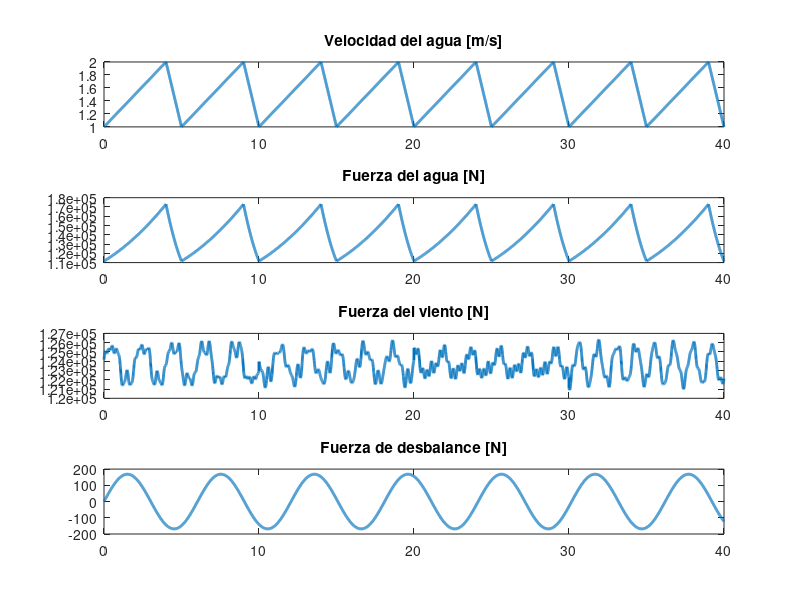
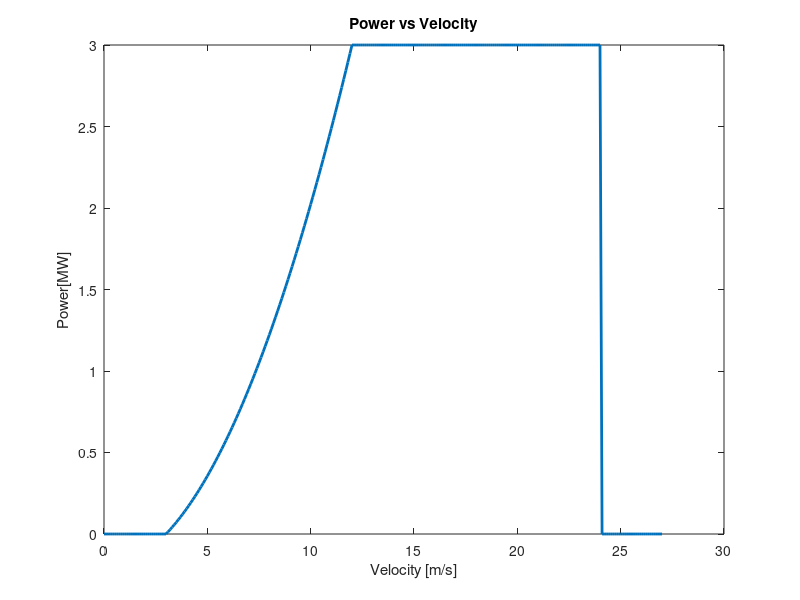
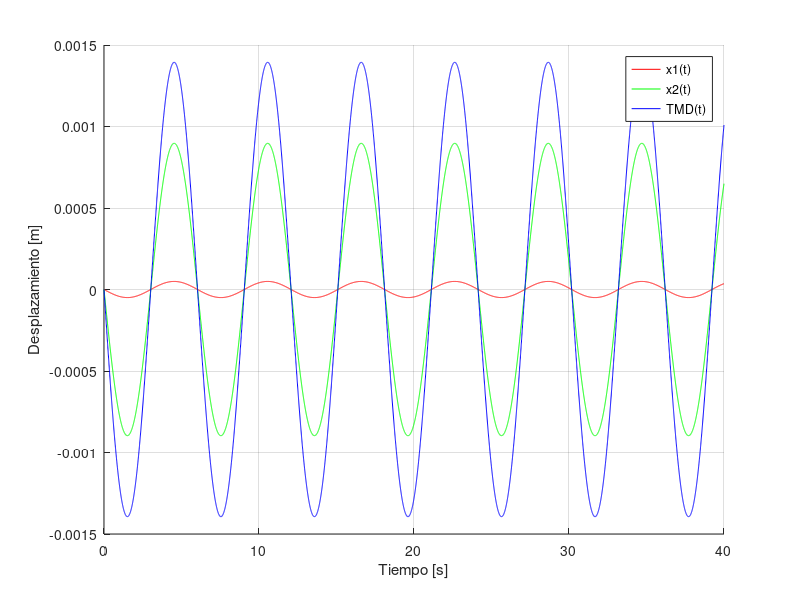
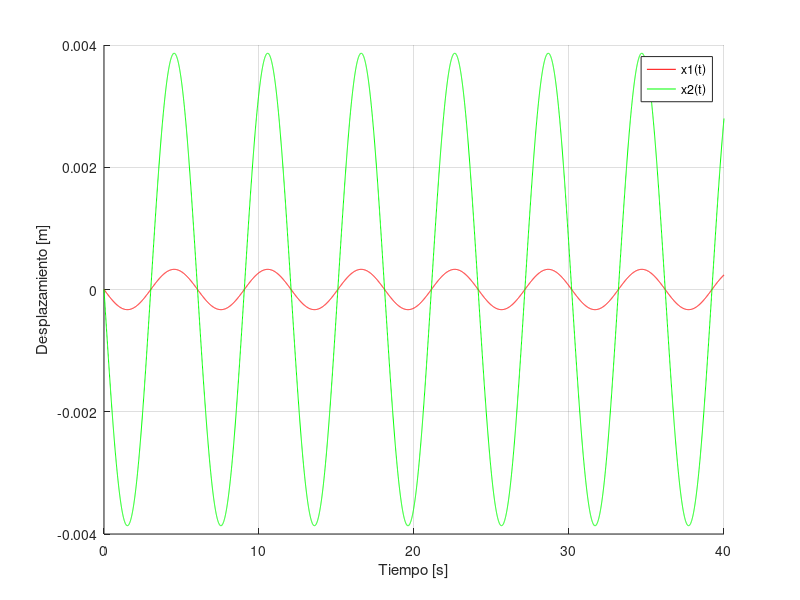

Write the MATLAB code that produced these figures, in order. (Note: this script raises an error after producing the figures.)
function main;clc;close all; g = true; % graph flag

    if g; vel_power() ; end %#ok<UNRCH>

    
    dt = 0.005; % time step
    t=0:dt:40; % time vector
    
    %% DEFINICIÓN DE PARÁMETROS DEL SISTEMA
    m1=62000; %% Masa 1
    m2=93000; %% Masa 2
    m3=0.03*(m1+m2); %% Masa TMD

    z=[0.015;0.015;0.05];

    k1=2e8; %% Rigidez 1
    k2=9e6; %% Rigidez 2
    k3=(9.4)^2*m3; %% Rigidez 3

    M= [m1 0 0;
        0 m2 0;
        0 0 m3] %% Matriz de masa

    K=[k1+k2 -k2 0;
        -k2   k2+k3 -k3;
        0 -k3 k3] %% Matriz de Rigidez

    xINI=[0;0;0];
    dxINI=[0;0;0];

    %% ENCUENTRO AUTOVECTORES Y AUTOVALORES
    [V,lambda]=eig(K,M); %el X que me larga ya esta normalizado de modo q X'*m*X=I

    wn=diag(sqrt(lambda));
    wd=wn.*sqrt(1-z.^2);
    

    %% DEFINO LA VELOCIDAD Y LA CARGA DEL AGUA
    FW=agua(t,g);
    
    %% DEFINO LA VELOCIDAD DEL VIENTO Y PARAMETROS DEL VIENTO
    vel_viento=8.33;    ; %% Velocidad del viento [m/s]
    Fv = viento(t,dt,vel_viento,g);
   
    %% DEFINO PARAMETROS Y FUERZA DE DESBALANCE

    Fd = desbalance(t,vel_viento,g);

    %% EJECUTO EL SISTEMA

    ejecutar(FW,Fv,Fd,t,dt);

end

function vel_power %#ok<DEFNU> % Power vs Velocity
    vel = 0:0.1:27; % velocity vector
    power = zeros(1, length(vel)); % power vector
    v_cin = 3;
    v_rat = 12;
    v_cou = 24;
    p_r = 3;

    q =  p_r*((vel.^2-v_cin^2)/(v_rat^2-v_cin^2));
    
    % set power values based on velocity
    power(vel <= v_cin) = 0;
    power(vel > v_cin & vel <= v_rat) = q(vel > v_cin & vel <= v_rat);
    power(vel > v_rat & vel <= v_cou) = p_r;
    power(vel > v_cou) = 0;
    
    % plot power vs velocity
    figure(2);
    plot(vel, power, 'LineWidth', 2);
    xlabel('Velocity [m/s]');
    ylabel('Power[MW]');
    % legend('Power vs Velocity');
    title('Power vs Velocity');
end

function FW=agua(t,graph) %% Función que devuelve la velocidad y la fuerza del agua en función del tiempo	
    %% DEFINO LA VELOCIDAD Y LA CARGA DEL AGUA

    Twa = 5; %% Periodo del oleaje
    VAmax = 2; %% Velocidad máxima del agua
    Cd = 0.7; %% Coeficiente de arrastre
    RoW = 1000; %% Densidad del agua
    Ainmersa = 14 * 4.176; %% Área a considerar, h sobre agua 14m y diametro 4.176m

    VAt = zeros(1, length(t)); %% Vector agua
    for i = 1:length(t)

        tmod = mod(t(i), Twa); % llevo el valor sub i de t a un valor dentro del periodo (entre 0 y Tp)
        VAt(i) = (tmod >= 0) .* (tmod <= Twa * 4 / 5) .* (((VAmax / 2) / (Twa * 4 / 5)) * tmod + VAmax / 2) + (tmod > Twa * 4 / 5) .* (tmod <= Twa) .* (-VAmax / 2 * tmod + 6);
    end


    FW = (0.5 * RoW * Cd * Ainmersa .* VAt.^2 + 91120);
    

    if graph
        figure(1);
        subplot(4,1,1)
        plot(t,VAt,'LineWidth',2)
        title('Velocidad del agua [m/s]')

        subplot(4,1,2)
        plot(t,FW,'LineWidth',2)
        title('Fuerza del agua [N]')
    end
end

function Fviento=viento(t,dt,V_viento,graph) %% Función que devuelve la fuerza del viento en función del tiempo
    
    % Agregar el calculo de la fuerza del viento en función del viento
    % frecviento=1;
    % Aviento=2000;
    % for i=1:length(t)
    %    Fviento(i,1)=(100000);%+Aviento*sin(2*pi*frecviento*t(i))).*(1-exp(-t(i)/5));
    % end
    Cd=0.7;
    P_aire=1.203;
    D=4.176;
    A_mastil=(84-14)*D;
    R=56;

    Fv_mastil=(1/2)*Cd*P_aire*A_mastil*V_viento^2; 

    TSR=7;
    Fv_aspas=(1/2)*0.7*0.4*(pi*R^2)*1.203*V_viento^2;

    % Fviento=Fv_mastil + Fv_aspas 


    Avientob=Fv_mastil + Fv_aspas

    Aviento=2000;%*rand();
    frecViento=0.5;%rand();

    %Fviento = 100000 * ones(1, length(t));

    % Agrego variacion al viento
    cuarto = round(length(t)/4);
    for i=1:cuarto
        Fviento(i)=Avientob+Aviento*sin(2*pi*frecViento*t(i))+Aviento/3*sin(3*2*pi*frecViento*t(i))+Aviento/4*cos(4.1*2*pi*frecViento*t(i))+Aviento/8.2*sin(8.34*2*pi*frecViento*t(i)); %#ok<AGROW>
    end
    for i=cuarto+1:cuarto*2
        Fviento(i)=Avientob+Aviento/1.2*sin(1.1*2*pi*frecViento*t(i))+Aviento/3.23*sin(4.21*2*pi*frecViento*t(i))+Aviento/5.23*cos(6.23*2*pi*frecViento*t(i))+Aviento/8.26*sin(5.32*2*pi*frecViento*t(i));
    end
    for i=cuarto*2+1:cuarto*3
        Fviento(i)=Avientob+Aviento/1.77*cos(1.1*2*pi*frecViento*t(i))+Aviento/3.91*sin(2.21*2*pi*frecViento*t(i))+Aviento/3.678*cos(7.1*2*pi*frecViento*t(i))+Aviento/9.4*sin(4.375*2*pi*frecViento*t(i));
    end
    for i=cuarto*3+1:length(t)
        Fviento(i)=Avientob+Aviento/0.992*cos(1.632*2*pi*frecViento*t(i))+Aviento/5.13*sin(4.581*2*pi*frecViento*t(i))+Aviento/6.8*sin(7.1*2*pi*frecViento*t(i))+Aviento/9.4*sin(4.65*2*pi*frecViento*t(i));
    end

    % for i=1:length(t)
    %     if mod(i, round(20/dt)) == 0
    %         frecViento =0.5*rand();
    %     elseif i==1
    %         frecViento =0.5*rand();
    %     end
    %     Fviento(i)=Avientob+Aviento*sin(2*pi*frecViento*t(i))+Aviento/3*sin(3*2*pi*frecViento*t(i))+Aviento/4*cos(6.1*2*pi*frecViento*t(i))+Aviento/8.2*sin(7.9*2*pi*frecViento*t(i)); %#ok<AGROW>
    % end

    if graph
        figure(1);
        subplot(4,1,3)
        plot(t,Fviento,'LineWidth',2)
        title('Fuerza del viento [N]')
    end
end

function Fdesb=desbalance(t,V_viento,graph) %% Función que devuelve la fuerza de desbalance en función del tiempo

    R = 56;
    Uper=155.7;
    TSR=7;
    wRotor=(TSR/R)*V_viento;
    F0Desbalance=Uper*wRotor^2;
    Fdesb=F0Desbalance.*sin(wRotor*t);

    if graph
        figure(1);
        subplot(4,1,4)
        plot(t,Fdesb,'LineWidth',2)
        title('Fuerza de desbalance [N]')
    end

end

function Py=Fuerza_externa_y(t,x0,Fd) %% Función que devuelve la fuerza externa en función del tiempo
    Py=zeros(length(x0),length(t)); % fuerza externa en el tiempo
    Py(2,:) = Fd; 
end

function Px=Fuerza_externa_x(t,x0,Fa,Fv) %% Función que devuelve la fuerza externa en función del tiempo
    Px=zeros(length(x0),length(t)); % fuerza externa en el tiempo
    Px(1,:) = Fa;
    Px(2,:) = Fv;
end

function X = Fact_Magnificacion_Dinam(M,K,wn,wd,P,X,t)
    % Transformar fuerzas a coordenadas modales
    Mmodal=round(X'*M*X); %M modal
    Kmodal=round(X'*K*X); %K modal
    Fmodal = X' * P;

    % Respuesta permanente modal
    Y_perm = zeros(length(wn), length(t));
    for i = 1:length(wn)
        for j = 1:length(t)
            Y_perm(i,j) = (1/(Kmodal(i,i) - Mmodal(i,i) * wd(i)^2)) * Fmodal(i,j);
        end
    end

    % Paso de coordenadas modales a geométricas
    X = X * Y_perm;

end

function X = Transformada_De_Fourier(M,K,t,P,dt,V,wn,z)
    Mmodal = round(V' * M * V); % M modal
    Kmodal = round(V' * K * V); % K modal
    Cmodal = 2*z.*wn.*eye(size(Mmodal)); % C modal

    % Transformar fuerzas a coordenadas modales
    Fmodal = V' * P;

    % Frecuencias de Fourier
    omega = 2 * pi * (0:(length(t)-1)) / (length(t) * dt);

    % Función de transferencia H(iw)
    H = zeros(size(Mmodal, 1), length(omega));
    for i = 1:length(omega)
        H(:, i) = diag(((-omega(i)^2 * Mmodal + 1i * omega(i) * Cmodal + Kmodal) \ eye(size(Mmodal))));
    end

    % Respuesta en frecuencia
    Y_freq = H .* fft(Fmodal, [], 2);

    % Transformar de vuelta al dominio del tiempo
    Y_perm = ifft(Y_freq, [], 2, 'symmetric');

    % Transformar respuesta permanente a coordenadas físicas
    X = V * Y_perm;

end

function x = Respuesta_Transitoria( M,zitta,V,wn, x0, dx0, t)

    % Paso de coordenadas del espacio fisico al espacio modal
    y0 = V'*M*x0; % desplazamiento inicial en el espacio modal
    dy0 = V'*M*dx0; % velocidad inicial en el espacio modal
    
    % C_modal = V'*C*V; % matriz de amortiguamiento modal [kips.sec/in]

    % zitta = diag(C_modal)./(2*wn); % relacion de amortiguamiento

    wd = wn.*sqrt(1-zitta.^2); % Frecuencia de amortiguamiento [rad/s]
    e = exp(1); 

    Y = zeros(length(wn),length(t)); % desplazamiento en el espacio modal

    for i = 1:length(wn)

        % Primer termino de la solucion homogenea
        Y(i,:) = e.^(-zitta(i)*wn(i)*t).*(cos(wd(i)*t)+zitta(i)/sqrt(1-zitta(i)^2)*sin(wd(i)*t)).*y0(i);
        % Segundo termino de la solucion homogenea
        Y(i,:) = Y(i,:) + e.^(-zitta(i)*wn(i)*t).*(sin(wd(i)*t)).*(dy0(i)/(wd(i)));
    end

    % Paso de coordenadas del espacio modal al espacio fisico
    x = V*Y; % desplazamiento en el espacio fisico

end

function respuesta_1eje_tmd(t,X,titulo)
    % Mostramos la respuesta en el tiempo
    figure('Name', titulo);
    hold on;
    plot(t,X(1,:),"r");
    plot(t,X(2,:),"g");
    plot(t,X(3,:),"b");
    hold off;
    ylabel("Desplazamiento [m]");
    xlabel("Tiempo [s]");
    legend("x1(t)","x2(t)","TMD(t)");
    grid on;
    
end

function respuesta_1eje(t,X,titulo)
    % Mostramos la respuesta en el tiempo
    figure('Name', titulo);
    hold on;
    plot(t,X(1,:),"r");
    plot(t,X(2,:),"g");
    hold off;
    ylabel("Desplazamiento [m]");
    xlabel("Tiempo [s]");
    legend("x1(t)","x2(t)");
    grid on;
    
end

function [M,K,wn,wd,z,xINI,dxINI,V]=eje_ind_tmd_forzadas()
    %% DEFINICIÓN DE PARÁMETROS DEL SISTEMA
    %% DEFINICIÓN DE PARÁMETROS DEL SISTEMA
    m1=62000; %% Masa 1
    m2=93000; %% Masa 2
    m3=0.03*(m1+m2); %% Masa TMD

    z=[0.015;0.015;0.05];

    k1=2e8; %% Rigidez 1
    k2=9e6; %% Rigidez 2
    k3=(9.4)^2*m3; %% Rigidez 3

    M= [m1 0 0;
        0 m2 0;
        0 0 m3]; %% Matriz de masa

    K=[k1+k2 -k2 0;
        -k2   k2+k3 -k3;
        0 -k3 k3]; %% Matriz de Rigidez

    xINI=[0;0;0];
    dxINI=[0;0;0];

    %% ENCUENTRO AUTOVECTORES Y AUTOVALORES
    [V,lambda]=eig(K,M); %el X que me larga ya esta normalizado de modo q X'*m*X=I

    wn=diag(sqrt(lambda));
    wd=wn.*sqrt(1-z.^2);

end

function [M,K,wn,wd,z,xINI,dxINI,V]=eje_ind_forzadas()
    %% DEFINICIÓN DE PARÁMETROS DEL SISTEMA
    %% DEFINICIÓN DE PARÁMETROS DEL SISTEMA
    m1=62000; %% Masa 1
    m2=93000; %% Masa 2
    %m3=0.05*(m1+m2); %% Masa TMD

    z=[0.015;0.015];

    k1=2e8; %% Rigidez 1
    k2=9e6; %% Rigidez 2
    %k3=(20)^2*m3; %% Rigidez 3

    M= [m1 0;
        0 m2]; %% Matriz de masa

    K=[k1+k2 -k2;
        -k2   k2]; %% Matriz de Rigidez


    xINI=[0;0];
    dxINI=[0;0];

    %% ENCUENTRO AUTOVECTORES Y AUTOVALORES
    [V,lambda]=eig(K,M); %el X que me larga ya esta normalizado de modo q X'*m*X=I

    wn=diag(sqrt(lambda));
    wd=wn.*sqrt(1-z.^2);

end

function A = amplitud(x,t1,t2,dt)
    A = max((x(t1/dt:t2/dt)));
end


function m=num_random(m)
    m(2,2)=9e6;
    x1= m(2,2)*rand(); %generamos un número aleatorio entre 0 - 1 multiplicado por el valor para poder generar la carga aleatoria del viento
end

function ejecutar(FW,Fv,Fd,t,dt)

    %% EJE Y CON TMD FORZADO
    [M_yc, K_yc, wn_yc, wd_yc, zitta_yc, x0_yc, dx0_yc, V_yc] = eje_ind_tmd_forzadas();
    K_yc = num_random(K_yc);
    P_Yc = Fuerza_externa_y(t,x0_yc,Fd);

    y_transitoria_c = Respuesta_Transitoria( M_yc,zitta_yc,V_yc,wn_yc, x0_yc, dx0_yc, t);
    y_permanente_2c = Fact_Magnificacion_Dinam(M_yc,K_yc,wn_yc,wd_yc,P_Yc,V_yc,t);

    y_res_2c = y_transitoria_c + y_permanente_2c;

    respuesta_1eje_tmd(t,y_res_2c,"EJE Y CON TMD 2");



    %% EJE Y SIN TMD FORZADO
    [M_ys, K_ys, wn_ys, wd_ys, zitta_ys, x0_ys, dx0_ys, V_ys] = eje_ind_forzadas();
    K_ys = num_random(K_ys);
    P_Ys = Fuerza_externa_y(t,x0_ys,Fd);

    y_transitoria_s = Respuesta_Transitoria( M_ys,zitta_ys,V_ys,wn_ys, x0_ys, dx0_ys, t);
    y_permanente_2s = Fact_Magnificacion_Dinam(M_ys,K_ys,wn_ys,wd_ys,P_Ys,V_ys,t);

    y_res_2s = y_transitoria_s + y_permanente_2s;


    respuesta_1eje(t,y_res_2s,"EJE Y SIN TMD 2");


    %% EJE X CON TMD FORZADO
    [M_xc, K_xc, wn_xc, wd_xc, zitta_xc, x0_xc, dx0_xc, V_xc] = eje_ind_tmd_forzadas();
    K_xc = num_random(K_xc);
    P_Xc = Fuerza_externa_x(t,x0_xc,FW,Fv);

    x_transitoria_c = Respuesta_Transitoria( M_xc,zitta_xc,V_xc,wn_xc, x0_xc, dx0_xc, t);
    x_permanente_2c = Transformada_De_Fourier(M_xc,K_xc,t,P_Xc,dt,V_xc,wn_xc,zitta_xc);

    x_res_2c = x_transitoria_c + x_permanente_2c;
    
    respuesta_1eje_tmd(t,x_res_2c,"EJE X CON TMD 2");


    %% EJE X SIN TMD FORZADO
    [M_xs, K_xs, wn_xs, wd_xs, zitta_xs, x0_xs, dx0_xs, V_xs] = eje_ind_forzadas();
    K_xs = num_random(K_xs);
    P_Xs = Fuerza_externa_x(t,x0_xs,FW,Fv);

    x_transitoria_s = Respuesta_Transitoria( M_xs,zitta_xs,V_xs,wn_xs, x0_xs, dx0_xs, t);
    x_permanente_2s = Transformada_De_Fourier(M_xs,K_xs,t,P_Xs,dt,V_xs,wn_xs,zitta_xs);

    x_res_2s = x_transitoria_s + x_permanente_2s;

    respuesta_1eje(t,x_res_2s,"EJE X SIN TMD 2");


    t1 = 2;
    t2 = 18;
    fprintf('Tabla de resultados:\n');
    fprintf('----------------------------------------\n');
    Amp_TMDy = amplitud(y_res_2c(2,:),t1,t2,dt);
    Amp_SIN_TMDy = amplitud(y_res_2s(2,:),t1,t2,dt);
    fprintf('Eje Y con TMD forzada 2: %f\n', Amp_TMDy);
    fprintf('Eje Y sin TMD forzada 2: %f\n', Amp_SIN_TMDy);    
    reduction_percentage = (Amp_TMDy / Amp_SIN_TMDy) * 100;
    fprintf('Porcentaje de reducción al aplicar el TMD: %.2f%%\n', reduction_percentage);
    fprintf('----------------------------------------\n');

    Amp_TMDx = amplitud((x_res_2c(2,:)*0.6+(-mean(x_res_2c(2,:)*0.6)+mean(x_res_2s(2,:)))),t1,t2,dt);
    Amp_SIN_TMDx = amplitud(x_res_2s(2,:),t1,t2,dt);
    fprintf('Eje X con TMD forzada 2: %f\n', Amp_TMDx);
    fprintf('Eje X sin TMD forzada 2: %f\n', Amp_SIN_TMDx);
    reduction_percentage = (Amp_TMDx / Amp_SIN_TMDx) * 100;
    fprintf('Porcentaje de reducción al aplicar el TMD: %.2f%%\n', reduction_percentage);
    fprintf('----------------------------------------\n');

    figure('Name', 'EJE x con TMD vs EJE x sin TMD');
    hold on;
    plot(t,(x_res_2c(2,:)*0.6+(-mean(x_res_2c(2,:)*0.6)+mean(x_res_2s(2,:)))),"r");
    % plot(t,x_res_2c(2,:),"r");
    plot(t,x_res_2s(2,:),"g");
    hold off;
    ylabel("Desplazamiento [m]");
    xlabel("Tiempo [s]");
    legend("CON TMD","SIN TMD");
    grid on;
    figure('Name', 'EJE Y con TMD vs EJE Y sin TMD');
    hold on;
    plot(t,y_res_2c(2,:),"r");
    plot(t,y_res_2s(2,:),"g");
    hold off;
    ylabel("Desplazamiento [m]");
    xlabel("Tiempo [s]");
    legend("CON TMD","SIN TMD");
    grid on;

end
